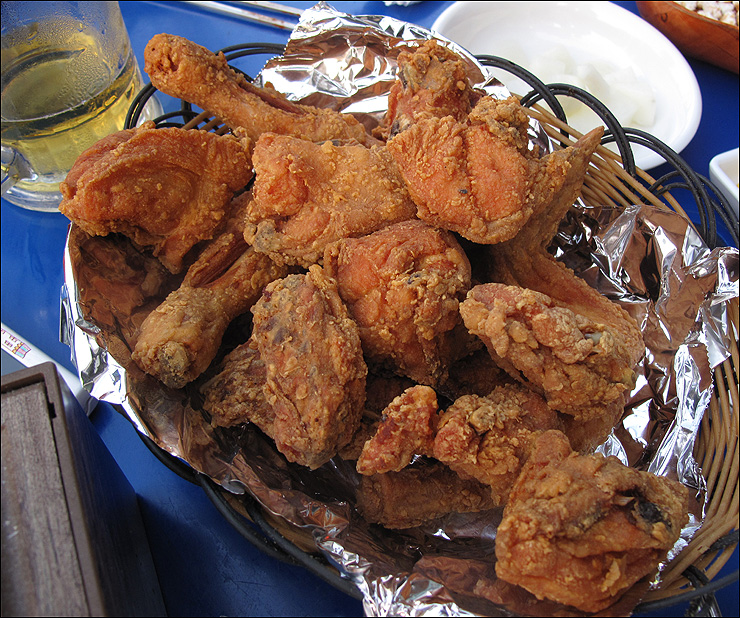
#> input picture openCV/Img_028_0056.jpg, 740 x 618 px; its folder holds only this picture in this run
$ jupyter execute --allow-errors '이미지 윤곽선 작업(open_CV)_3.ipynb'
#> lines starting #> are read from the running program, lines starting #| are printed output that depends on the picture; after the words box and inside, x2 and y2 are one past the last pixel; in counts of white or black regions, pixels touching at a corner belong together
# 이미지 윤곽선 작업(open_CV)

```py
cv2.threshold(gray, 127, 255, cv2.THRESH_BINARY)
# cv2.threshold(src, thresh, maxval, type)
Parameters:
        src – input image로 single-channel 이미지.(grayscale 이미지)
        thresh – 임계값
        maxval – 임계값을 넘었을 때 적용할 value
        type – thresholding type
                - cv2.THRESH_BINARY
                - cv2.THRESH_BINARY_INV
                - cv2.THRESH_TRUNC
                - cv2.THRESH_TOZERO
                - cv2.THRESH_TOZERO_INV
```

[cell 1]
import os,glob
import numpy as np
from PIL import Image
import matplotlib.pyplot as plt

import cv2
print(cv2.__version__)

[cell 2]
# 기준값을 넘었을 때 적용할 최대값
maxval = 255
# 기준값
thresh = maxval / 2

[cell 3]
tmp=list()
for i in glob.glob(os.getcwd()+'\\*'):
    j=i.split('\\')[-1]
#     print(j[-1])
    p=j.split('.')
#     print(p)
    if p[-1] == 'jpg':
        tmp.append(j)
        print(j)

print('done')
print(tmp)

[cell 4]
src = cv2.imread("Img_082_0015.jpg",0)
ret, binary = cv2.threshold(src, 127, 255, cv2.THRESH_TOZERO)
binary = cv2.bitwise_not(binary) #  이진화 이미지

[cell 5]
# cv2.findContours()를 이용하여 이진화 이미지에서 윤곽선(컨투어)를 검색
# cv2.findContours(이진화 이미지, 검색 방법, 근사화 방법)
contours, hierachy = cv2.findContours(binary, cv2.RETR_CCOMP, cv2.CHAIN_APPROX_NONE)
#> contours = []

#> (a cell that did not finish here is left out)

[cell 7]
for i in range(len(contours)):
    # 윤곽선(검출된 윤곽선들이 저장된 Numpy 배열)을 그린다.
    # cv2.drawContours(이미지, [윤곽선], 윤곽선 인덱스, (B, G, R), 두께, 선형 타입)
    cv2.drawContours(src, [contours[i]], 0, (0, 0, 255), 2)
    cv2.putText(src, str(i), tuple(contours[i][0][0]), cv2.FONT_HERSHEY_COMPLEX, 0.8, (0, 255, 0), 1)
    #print(i, hierachy[0][i])
    cv2.imshow(src)
#> this loop made 0 passes

cv2.waitKey(0)
cv2.destroyAllWindows()

#> (a cell that did not finish here is left out)

[cell 9]
src = cv2.imread('Img_082_0015.jpg',0)
ret, binary = cv2.threshold(src, thresh, maxval, cv2.THRESH_TOZERO)
#> ret = 127
binary = cv2.bitwise_not(binary) #  이진화 이미지
contours, hierachy = cv2.findContours(binary, cv2.RETR_CCOMP, cv2.CHAIN_APPROX_NONE)

for i in range(len(contours)):
    cv2.drawContours(src, [contours[i]], 0, (0, 0, 255), 2)
    cv2.putText(src, str(i), tuple(contours[i][0][0]), cv2.FONT_HERSHEY_COMPLEX, 0.8, (0, 255, 0), 1)
    #print(i, hierachy[0][i])
    cv2.imshow("src", src)

cv2.waitKey(0)
cv2.destroyAllWindows()

# 새로운 도전

[cell 10]
# cv2.THRESH_BINARY
for i in tmp:
    src = cv2.imread(i,0)
#> src: shape (618, 740); min 0, max 255, mean 96.5
    ret, binary = cv2.threshold(src, thresh, maxval, cv2.THRESH_BINARY)
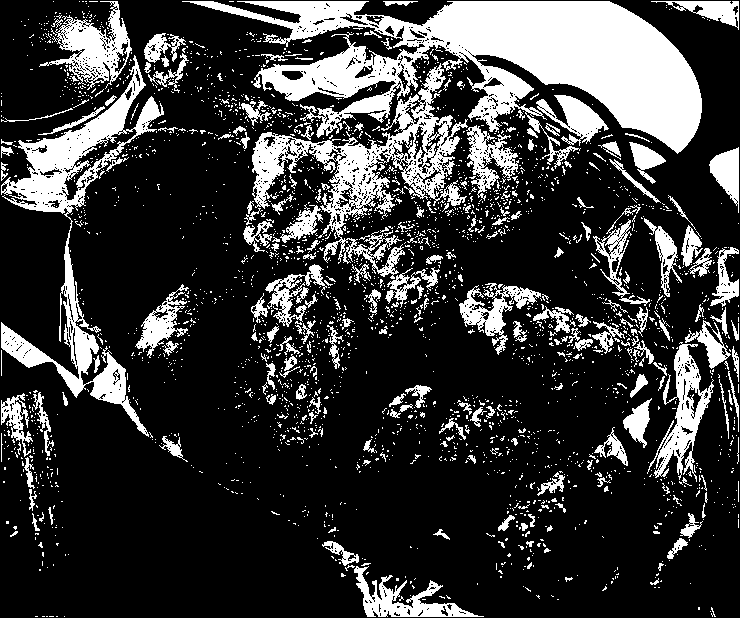
#> binary: shape (618, 740); 22.7% white; 2695 white regions (2457 under 20 px), largest, box (x1, y1, x2, y2) and area: (182, 1, 702, 169) 34451, (1, 55, 164, 437) 11330, (252, 63, 468, 279) 10806
    binary = cv2.bitwise_not(binary) #  이진화 이미지
#> binary: shape (618, 740); 77.3% white; 2695 black regions (2457 under 20 px)
    contours, hierachy = cv2.findContours(binary, cv2.RETR_CCOMP, cv2.CHAIN_APPROX_NONE)
#> contours = 5268 contours, 4836 with area under 20; largest, box (x1, y1, x2, y2) and area: (0, 0, 740, 618) 455963, (181, 0, 703, 155) 36334, (251, 62, 469, 238) 11422, (3, 54, 165, 215) 7556, (0, 219, 100, 399) 3715

    for i in range(len(contours)):
        cv2.drawContours(src, [contours[i]], 0, (0, 0, 255), 2)
        cv2.putText(src, str(i), tuple(contours[i][0][0]), cv2.FONT_HERSHEY_COMPLEX, 0.8, (0, 255, 0), 1)
        #print(i, hierachy[0][i])
        cv2.imshow("src", src)
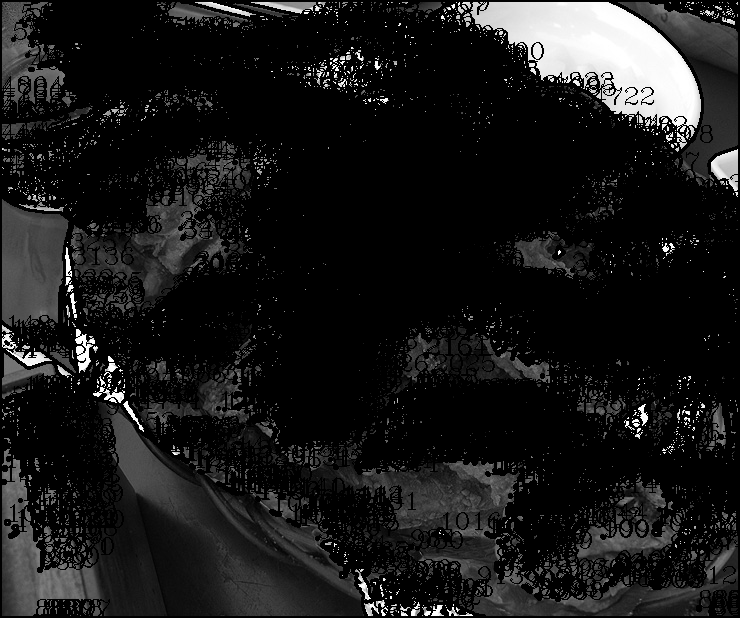
#> src: shape (618, 740); min 0, max 255, mean 25.6

    cv2.waitKey(0)
    cv2.destroyAllWindows()

[cell 11]
# cv2.THRESH_BINARY_INV
for i in tmp:
    src = cv2.imread(i,0)
    ret, binary = cv2.threshold(src, thresh, maxval, cv2.THRESH_BINARY_INV)
    binary = cv2.bitwise_not(binary) #  이진화 이미지
    contours, hierachy = cv2.findContours(binary, cv2.RETR_CCOMP, cv2.CHAIN_APPROX_NONE)
#> contours = 4862 contours, 4604 with area under 20; largest, box (x1, y1, x2, y2) and area: (182, 1, 702, 169) 34296, (1, 55, 164, 437) 12178, (252, 63, 468, 279) 12170, (39, 1, 132, 90) 3382, (647, 342, 714, 482) 3060

    for i in range(len(contours)):
        cv2.drawContours(src, [contours[i]], 0, (0, 0, 255), 2)
        cv2.putText(src, str(i), tuple(contours[i][0][0]), cv2.FONT_HERSHEY_COMPLEX, 0.8, (0, 255, 0), 1)
        #print(i, hierachy[0][i])
        cv2.imshow("src", src)
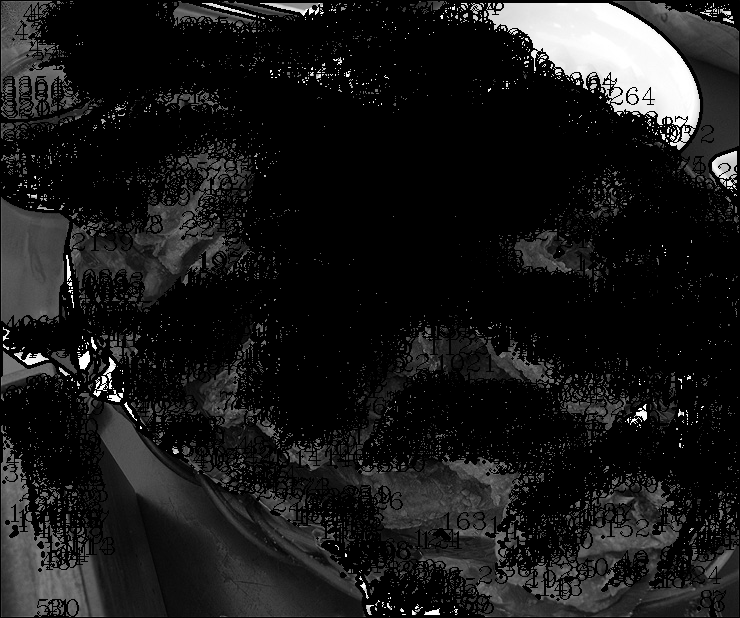
#> src: shape (618, 740); min 0, max 255, mean 26.3

    cv2.waitKey(0)
    cv2.destroyAllWindows()

[cell 12]
# cv2.THRESH_TRUNC -> 동작 안하는것 같오
for i in tmp:
    src = cv2.imread(i,0)
    ret, binary = cv2.threshold(src, thresh, maxval, cv2.THRESH_TRUNC)
    binary = cv2.bitwise_not(binary) #  이진화 이미지
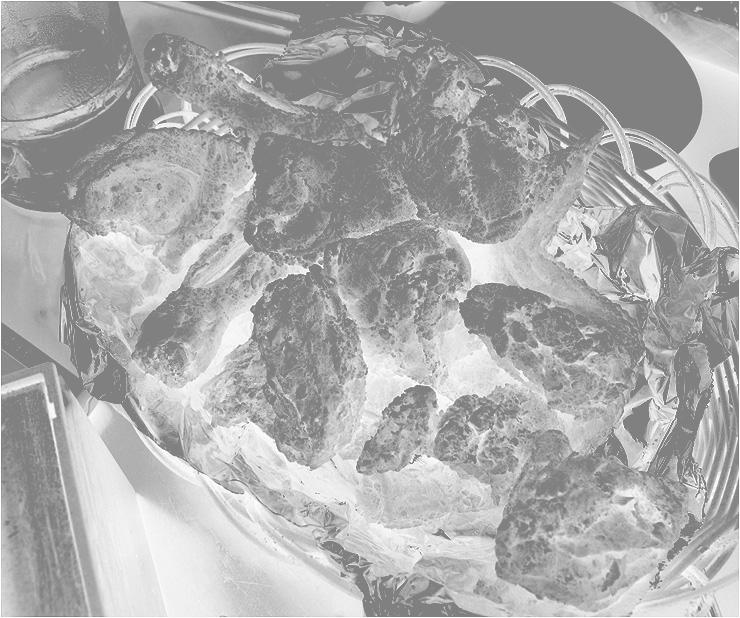
#> binary: shape (618, 740); min 128, max 255, mean 171.4
    contours, hierachy = cv2.findContours(binary, cv2.RETR_CCOMP, cv2.CHAIN_APPROX_NONE)
#> contours = 1 contour; box (x1, y1, x2, y2) and area: (0, 0, 740, 618) 455963

    for i in range(len(contours)):
        cv2.drawContours(src, [contours[i]], 0, (0, 0, 255), 2)
        cv2.putText(src, str(i), tuple(contours[i][0][0]), cv2.FONT_HERSHEY_COMPLEX, 0.8, (0, 255, 0), 1)
        #print(i, hierachy[0][i])
        cv2.imshow("src", src)
#> this loop made 1 pass
#> pass 1, `cv2.imshow("src", src)`:
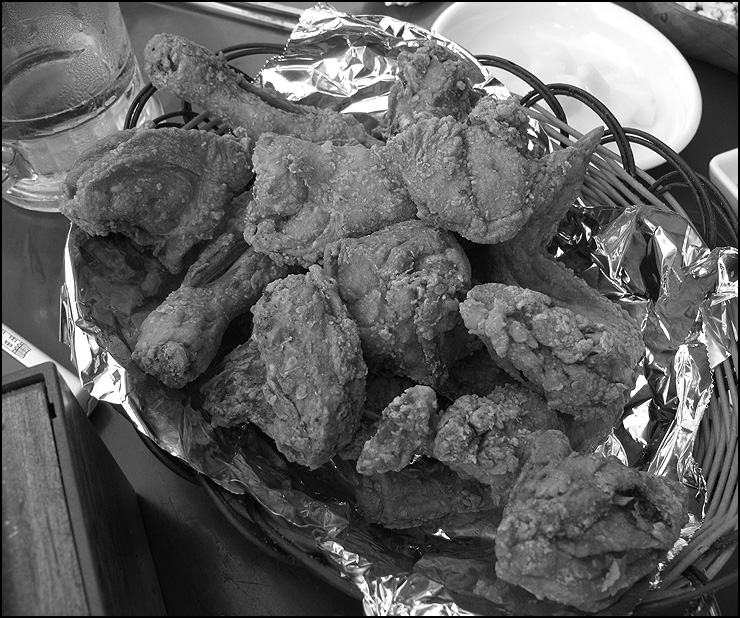
#> window 'src': shape (618, 740); min 0, max 255, mean 95.8

    cv2.waitKey(0)
    cv2.destroyAllWindows()

[cell 13]
# cv2.THRESH_TOZERO
for i in tmp:
    src = cv2.imread(i,0)
    ret, binary = cv2.threshold(src, thresh, maxval, cv2.THRESH_TOZERO)
    binary = cv2.bitwise_not(binary) #  이진화 이미지
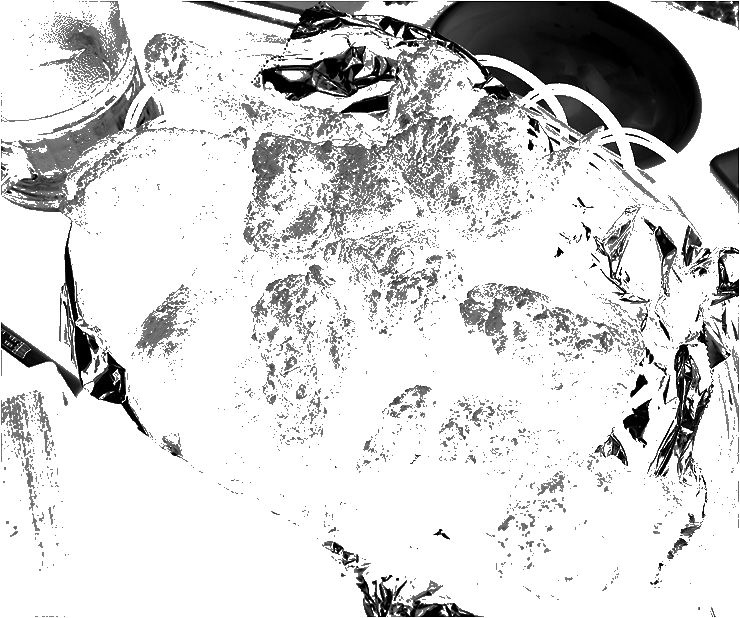
#> binary: shape (618, 740); min 0, max 255, mean 213.3
    contours, hierachy = cv2.findContours(binary, cv2.RETR_CCOMP, cv2.CHAIN_APPROX_NONE)
#> contours = 1956 contours, 1891 with area under 20; largest, box (x1, y1, x2, y2) and area: (0, 0, 740, 618) 455963, (589, 31, 634, 69) 440, (74, 325, 91, 372) 388, (349, 96, 389, 113) 346, (596, 10, 635, 36) 293

    for i in range(len(contours)):
        cv2.drawContours(src, [contours[i]], 0, (0, 0, 255), 2)
        cv2.putText(src, str(i), tuple(contours[i][0][0]), cv2.FONT_HERSHEY_COMPLEX, 0.8, (0, 255, 0), 1)
        #print(i, hierachy[0][i])
        cv2.imshow("src", src)
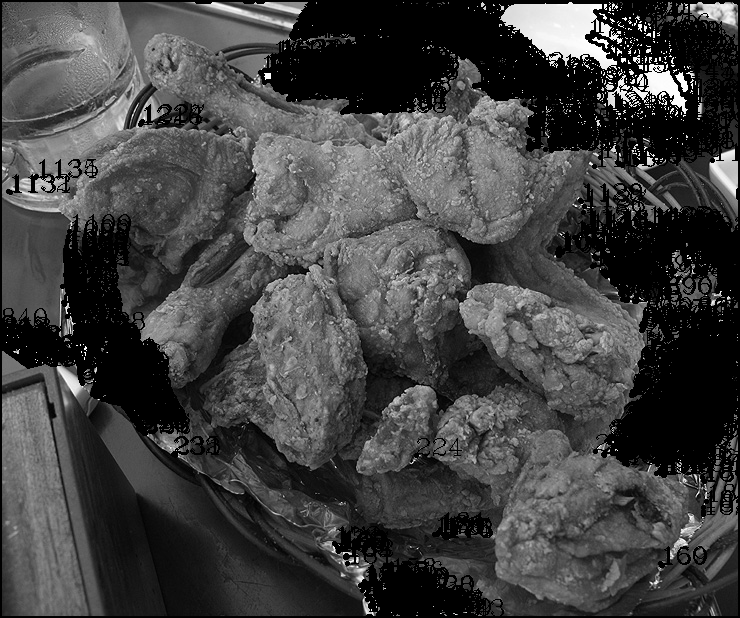
#> src: shape (618, 740); min 0, max 255, mean 66.2

    cv2.waitKey(0)
    cv2.destroyAllWindows()

[cell 14]
# cv2.THRESH_TOZERO_INV -> 동작 안하는것 같오
for i in tmp:
    src = cv2.imread(i,0)
    ret, binary = cv2.threshold(src,thresh, maxval, cv2.THRESH_TOZERO_INV)
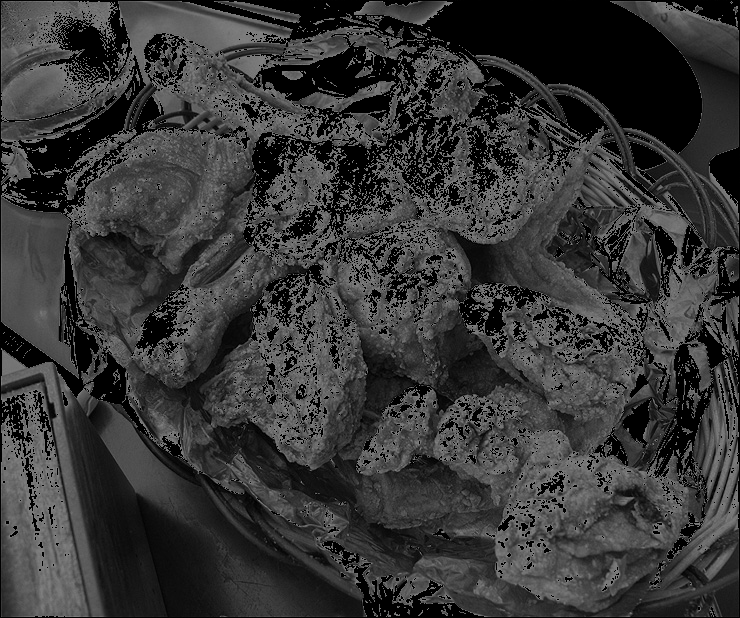
#> binary: shape (618, 740); min 0, max 127, mean 54.8
    binary = cv2.bitwise_not(binary) #  이진화 이미지
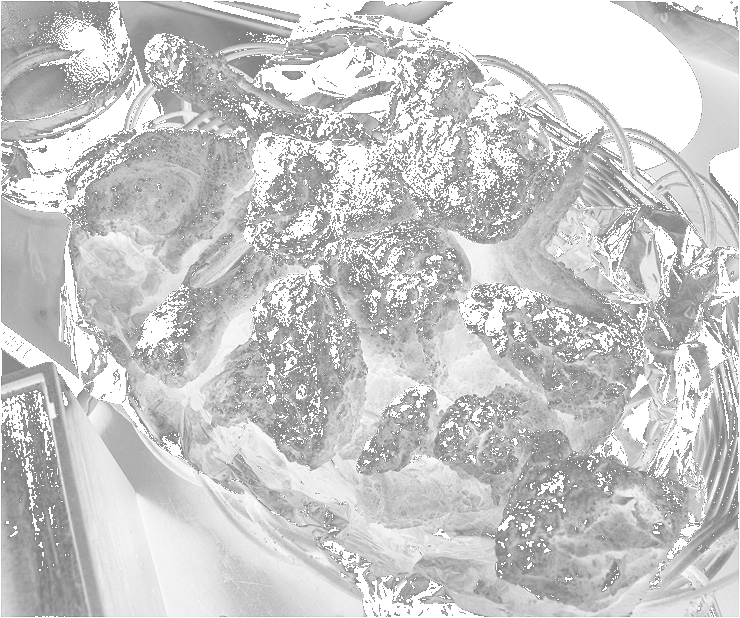
#> binary: shape (618, 740); min 128, max 255, mean 200.2
    contours, hierachy = cv2.findContours(binary, cv2.RETR_CCOMP, cv2.CHAIN_APPROX_NONE)
#> contours = 1 contour; box (x1, y1, x2, y2) and area: (0, 0, 740, 618) 455963

    for i in range(len(contours)):
        cv2.drawContours(src, [contours[i]], 0, (0, 0, 255), 2)
        cv2.putText(src, str(i), tuple(contours[i][0][0]), cv2.FONT_HERSHEY_COMPLEX, 0.8, (0, 255, 0), 1)
        #print(i, hierachy[0][i])
        cv2.imshow("src", src)

    cv2.waitKey(0)
    cv2.destroyAllWindows()

[cell 15]
for i in tmp:

    img = cv2.imread(i)
#> img is the input picture: shape (618, 740, 3); mean B, G, R 78.2, 89.5, 117.3

    img_RGB = cv2.cvtColor(img, cv2.COLOR_BGR2RGB)

    outline = cv2.Canny(img, 50, 300) # 100, 200은 변경 가능한 인자값입니다.
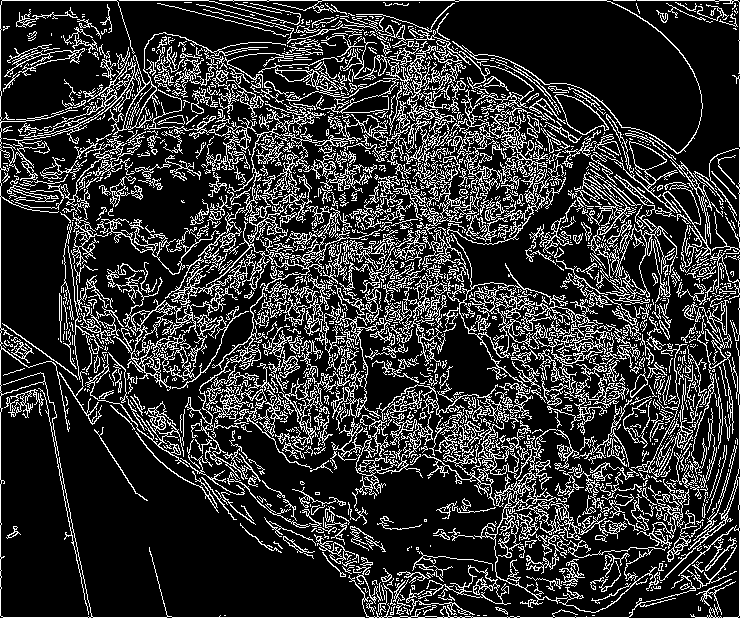
#> outline: shape (618, 740); 19.8% white in thin lines or dots


    # 이 아래 부분은 그림을 화면에 출력하기 위한 부분으로, OpenCV 알고리즘과는 상관이 없습니다.

    plt.subplot(1, 2, 1) # 1행 2열에서 1번째 열

    plt.imshow(img_RGB)

    plt.xticks([]) # x축 좌표 숨김

    plt.yticks([]) # y축 좌표 숨김


    plt.subplot(1, 2, 2) # 1행 2열에서 2번째 열

    plt.imshow(outline, cmap='gray')

    plt.xticks([]) # x축 좌표 숨김

    plt.yticks([]) # y축 좌표 숨김


    plt.show()
#> `contours, hierachy = cv2.findContours(binary, cv2.RETR_CCOMP, cv2.CHAI..`: contours = 5268 contours, 4836 with area under 20; largest, box (x1, y1, x2, y2) and area: (0, 0, 740, 618) 455963, (181, 0, 703, 155) 36334, (251, 62, 469, 238) 11422, (3, 54, 165, 215) 7556, (0, 219, 100, 399) 3715

#> (a cell that did not finish here is left out)
